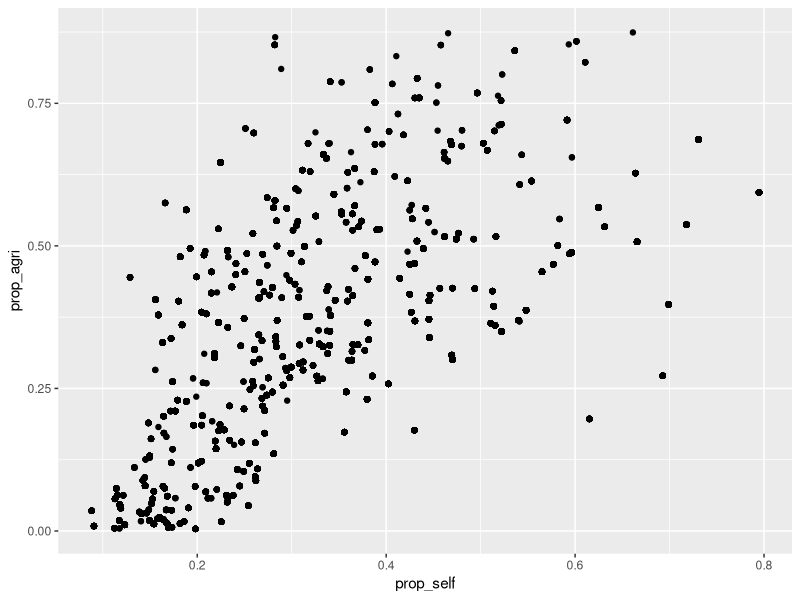
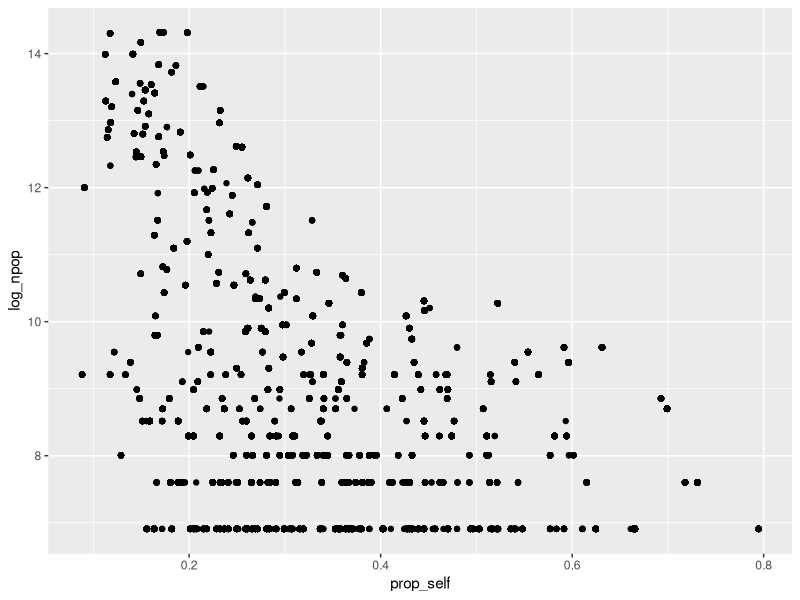
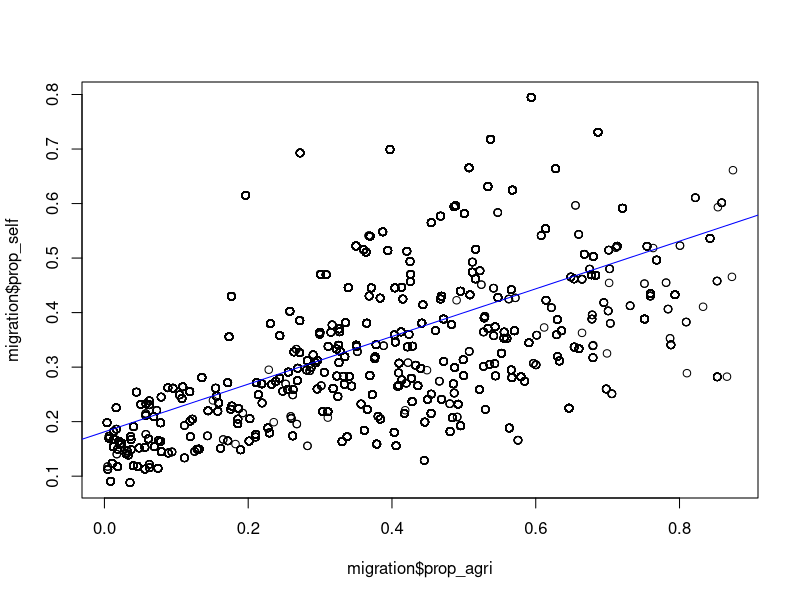
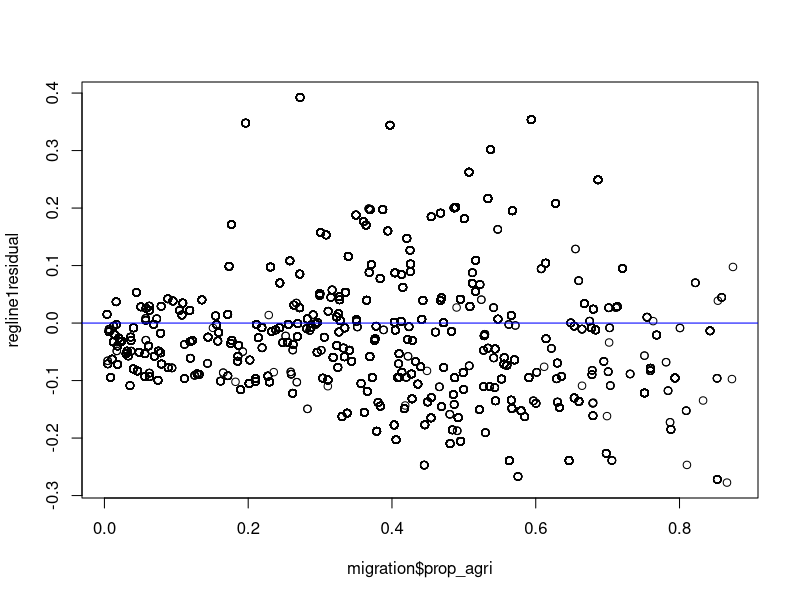
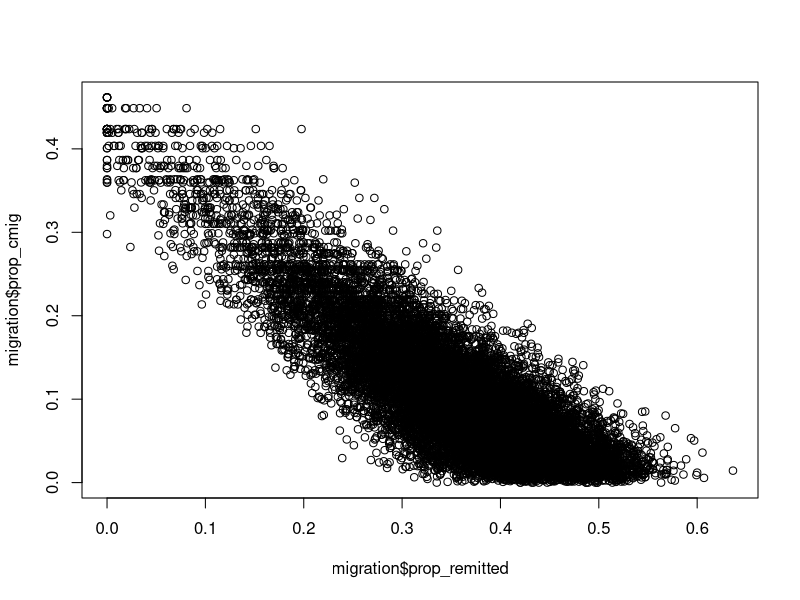
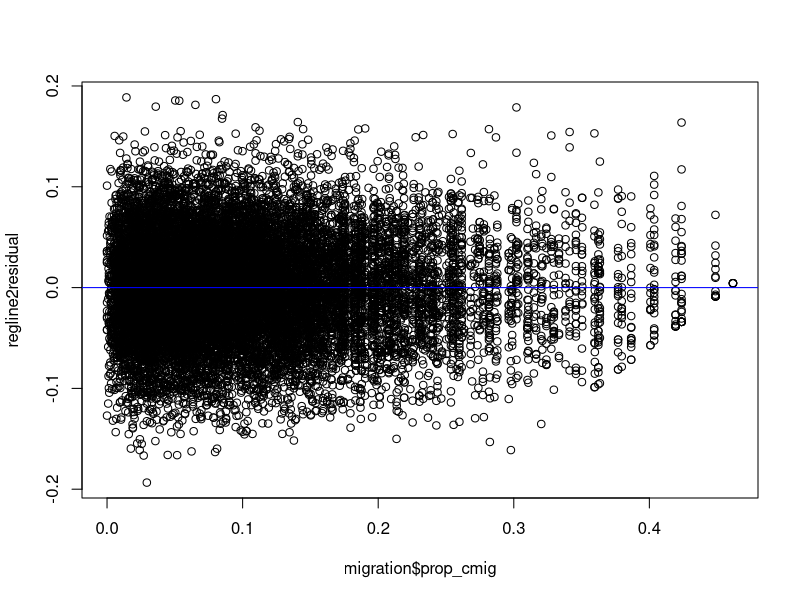

Generate these figures, in order, with R:
## ---- chunk 1
require(ggplot2) 

# ggfortify is a new package for this HW
# Run install.packages("ggfortify") if you do not have it installed

#install.packages("ggfortify")

require(ggfortify)
require(tidyverse)

# Load data
migration <- read.csv("data/migration.csv")
## ---- chunk 2
migration%>%
  summarize_at(vars('year', 'age', 'male', 'prop_remitted', 'educ'), funs(mean)) %>%  
  gather(variable, value)

migration%>%
  summarize_at(vars('prop_cmig','log_npop','prop_self','prop_agri','prop_lessminwage'),funs(mean)) %>%
  gather(variable, value)


## ---- chunk 3
migration %>%
  ggplot(aes(x = prop_self, y = prop_agri)) +
  geom_point()

migration %>%
  ggplot(aes(x = prop_self, y = log_npop)) +
  geom_point()

cor(migration$prop_self, migration$prop_agri)
cor(migration$prop_self, migration$prop_lessminwage)
cor(migration$prop_self, migration$log_npop)
cor(migration$prop_agri, migration$prop_lessminwage)
cor(migration$prop_agri, migration$log_npop)
cor(migration$prop_lessminwage, migration$log_npop)


## ---- chunk 4

regline1 <- lm(prop_self ~ prop_agri, data = migration)
summary(regline1)

regline1residual <- resid(regline1)
summary(regline1residual)

plot(migration$prop_agri, migration$prop_self) + abline(0.181374, 0.437132, col = "blue")
plot(migration$prop_agri, regline1residual)
abline(h=0, col = "blue")

## ---- chunk 5

lm(formula = prop_self ~ prop_agri, data = migration)

## ---- chunk 6

regline2 <- lm(prop_remitted ~ prop_cmig, data = migration)
summary(regline2)

regline2residual <- resid(regline2)
summary(regline2residual)

plot(migration$prop_remitted, migration$prop_cmig) + abline(-1.0105741, 0.4622090, col = "blue")
plot(migration$prop_cmig, regline2residual) + abline(h=0, col = "blue")
